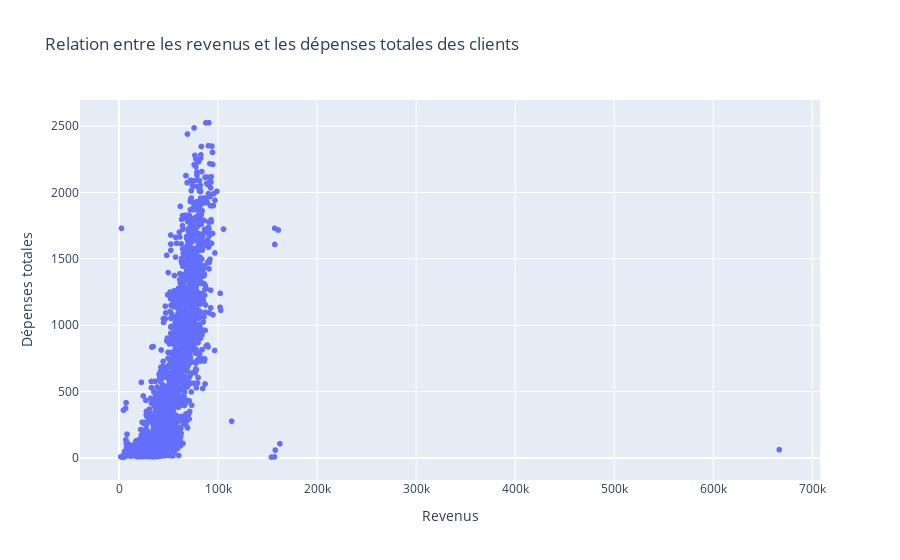

Notebook source saved alongside this figure:
### Markdown cell above
Il est important d'attendre d'avoir des cluster ici et de supp les donéee abérante pour un better scatter plot

### Code cell
import plotly.express as px

# Créer un scatter plot interactif avec Plotly
fig = px.scatter(df, x='Income', y='Total_Expenses', title='Relation entre les revenus et les dépenses totales des clients',
                 labels={'Income': 'Revenus', 'Total_Expenses': 'Dépenses totales'},
                 hover_data=['Education', 'Marital_Status'])

# Afficher le graphique
fig.show()

### Figure 1 — Plotly figure (JSON) as saved in the notebook; plotly's stock layout.template omitted (floating-point values rounded to 4 significant figures; data arrays with more than 128 entries replaced by an {"elided": "..."} marker saying what was removed)
{"data": [{"customdata": {"elided": "2237x2 str values"}, "hovertemplate": "Revenus=%{x}<br>Dépenses totales=%{y}<br>Education=%{customdata[0]}<br>Marital_Status=%{customdata[1]}<extra></extra>", "legendgroup": "", "marker": {"color": "#636efa", "symbol": "circle"}, "mode": "markers", "name": "", "showlegend": false, "type": "scattergl", "x": {"elided": "2237 float values"}, "xaxis": "x", "y": {"elided": "2237 int values"}, "yaxis": "y"}], "layout": {"legend": {"tracegroupgap": 0}, "title": {"text": "Relation entre les revenus et les dépenses totales des clients"}, "xaxis": {"anchor": "y", "domain": [0, 1], "title": {"text": "Revenus"}}, "yaxis": {"anchor": "x", "domain": [0, 1], "title": {"text": "Dépenses totales"}}}}
